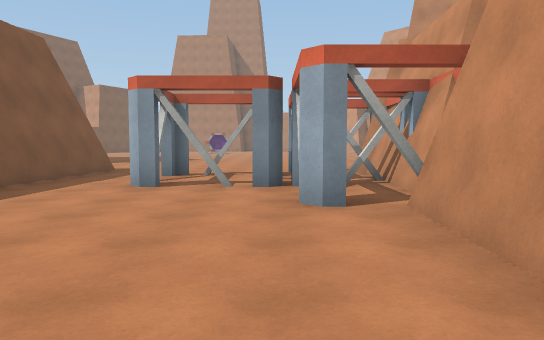
view 1 (above)

17 first-person views from a walk through a Unity game level. The camera is 1.4 m above the floor, tilts 4° down and sees 70° across. The floor is counted in squares, 2 m on a side. Each view is taken from the middle of a square. On the plan, view 1 faces up. The plan holds only what a view shows up to about 11 squares ahead; the rest is blank. The place goes on beyond the plan. The player character is not drawn. Surface patterns are stand-ins for the level's own textures.

view 2
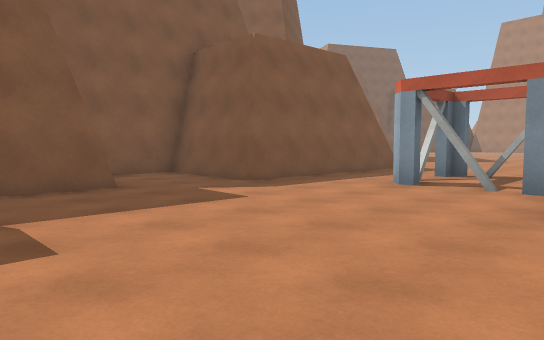

view 3
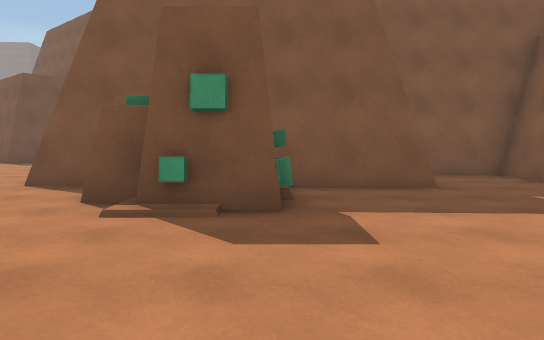

view 4
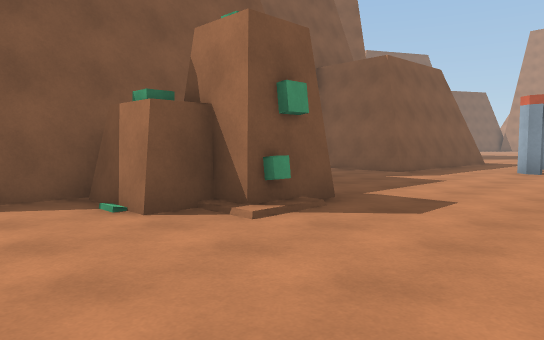

view 5
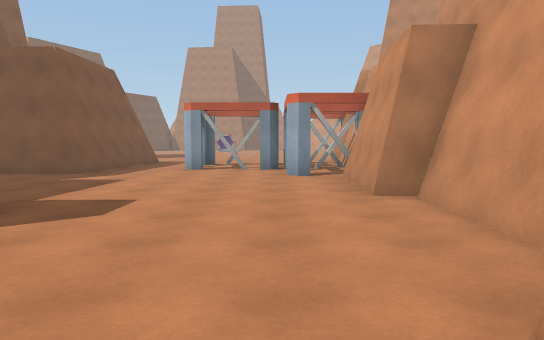

view 6
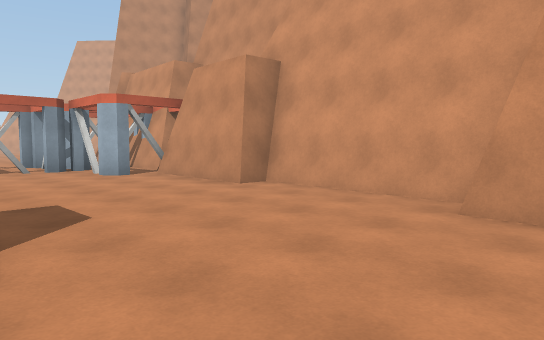

view 7
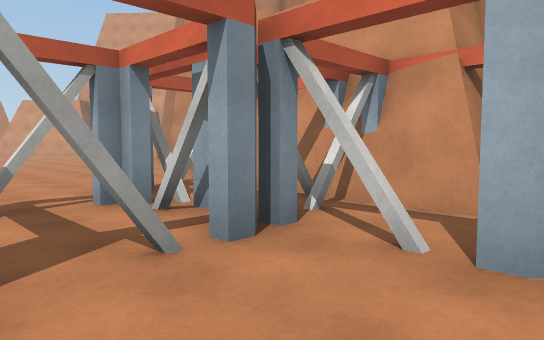

view 8
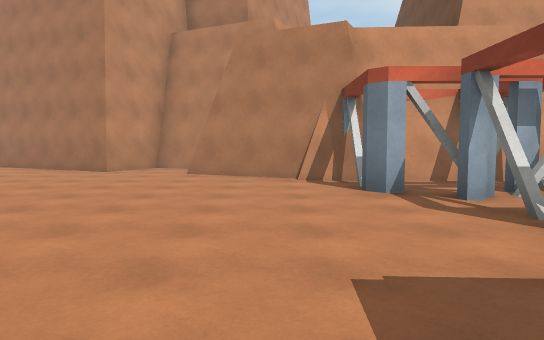

view 9
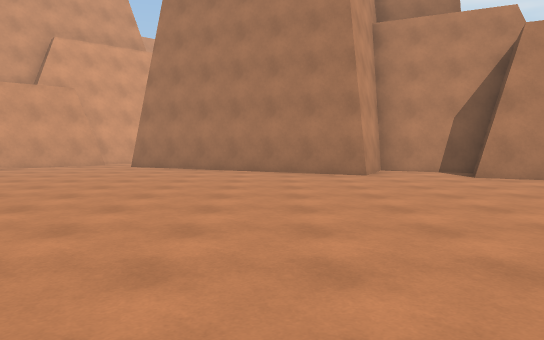

view 10
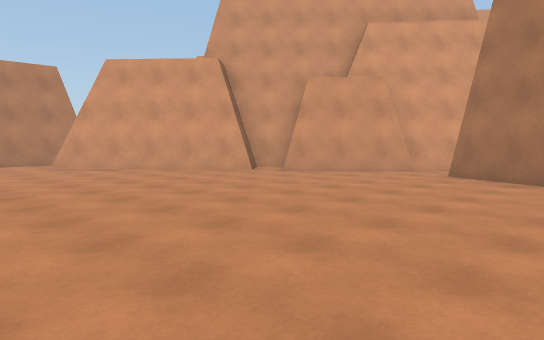

view 11
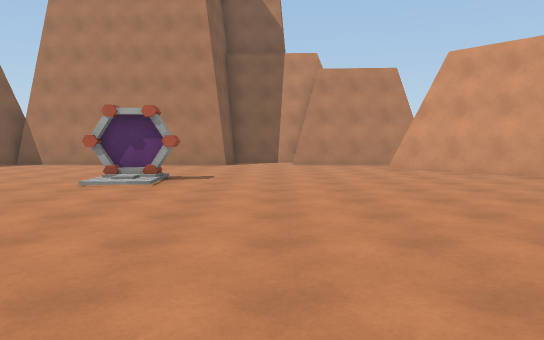

view 12
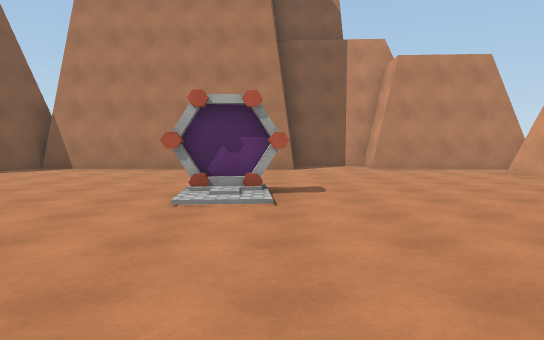

view 13
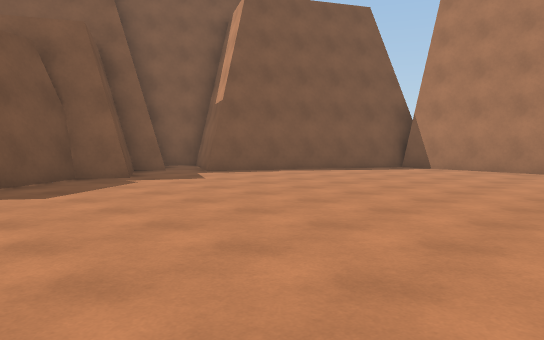

view 14
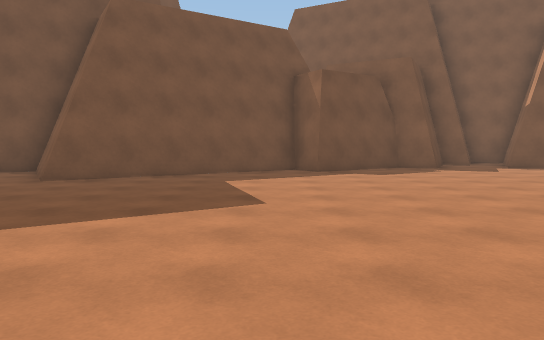

view 15
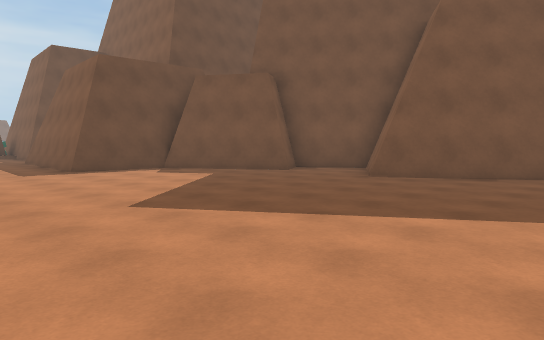

view 16
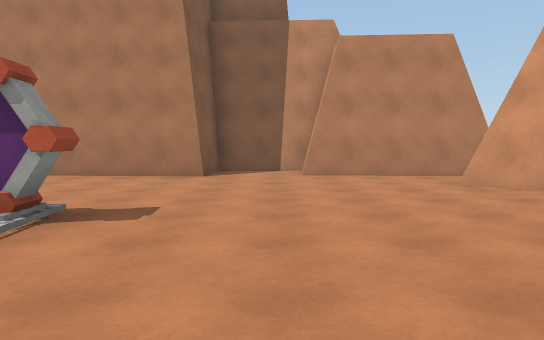

view 17
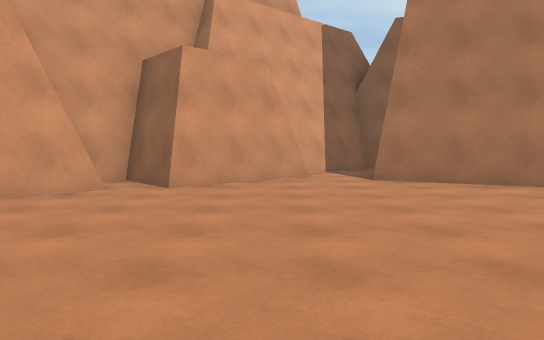

### Floor plan
Points are (right, up) in squares from view 1. A wall is a line through its corners. A room is listed if a view was taken in it or the views show most of it. See-through windows are left out.
Room 1 (views 1, 2, 3, 4, 5, 6, 7)
walls: (-3, 0.1) (-3, -1.4) (-3.6, -1.4) (-3.6, -2.2) (-5, -2.2); (-5.1, 2.6) (-5.2, 0); (1.5, 1.2) (1.6, 4.3); (-5.3, -1.8) (-5.4, -4); (-4.5, 4.8) (-7.4, 5) (-7.5, 3.2); (1.8, -2.6) (2, 1.3); (1, -3.4) (1, -2.6); (1.2, -3.3) (1.2, -2.8); (2, -2.7) (2.2, 1.2); (2.3, 5.2) (2.4, 6.9)
low walls: (2, 5.1) (2.1, 7)
ways out: opening at (-3.5, 5) to room 2
objects: other object (0, 5)
Room 2 (views 8, 9, 10, 11, 12, 13, 14, 15, 16, 17)
walls: (6, 24.5) (7.5, 25.7); (5.2, 26.4) (4.4, 27.4); (4.3, 27.5) (2.4, 29.6); (5.9, 25.7) (5.5, 26.2); (-9.5, 15.2) (-10.7, 14.4) (-10.2, 13.6); (-8.5, 13.2) (-6.6, 10.1) (-4.3, 10) (-4.5, 4.8); (8.3, 22.3) (6.1, 24.7); (1.6, 31.4) (-0.2, 31.5) (-0.1, 32.7); (2.6, 10.2) (3.8, 12.7) (5, 12.1) (6, 14.2) (4.4, 15) (7.4, 21.1); (-2.4, 32.8) (-2.5, 31.2) (-9.3, 31.6); (-0.1, 32.9) (-2.4, 33); (2.5, 9.8) (2.5, 10.4); (-13, 26.1) (-13.4, 25.3) (-11.6, 24.4) (-12.1, 23.5) (-10.6, 21.1) (-11.4, 20.6) (-8.3, 15.9) (-9, 15.5); (2.2, 9.3) (2.4, 9.9); (10.6, 20.8) (8.7, 22.9); (-9.2, 31.9) (-12, 26.8); (2.4, 6.9) (2.5, 9)
low walls: (5.7, 25.6) (2.5, 29.2); (-0.1, 32.7) (-2.4, 32.8); (2.3, 9.7) (2.3, 10.5); (10.6, 20.5) (8.6, 22.6); (2.1, 7) (2.2, 8.7)
ways out: opening at (-3.5, 5) to room 1
objects: portal (-4, 26) to (-3, 26); other object (-2, 6) to (0, 9); other object (0, 8) to (1, 10)

Where each view was taken, in squares from view 1:
view 1: 0 up, 0 right, facing up
view 2: 0 up, 1 right, facing up-left
view 3: 0 up, 1 right, facing left
view 4: 4 down, 0 right, facing up-left
view 5: 4 down, 0 right, facing up
view 6: 4 down, 3 left, facing up-right
view 7: 4 up, 2 left, facing up-right
view 8: 11 up, 5 left, facing right
view 9: 17 up, 4 left, facing right
view 10: 18 up, 1 left, facing up-right
view 11: 19 up, 1 left, facing up
view 12: 21 up, 3 left, facing up
view 13: 21 up, 4 left, facing up-left
view 14: 20 up, 1 left, facing left
view 15: 20 up, 1 left, facing down-left
view 16: 23 up, 1 left, facing up
view 17: 23 up, 0 right, facing right
